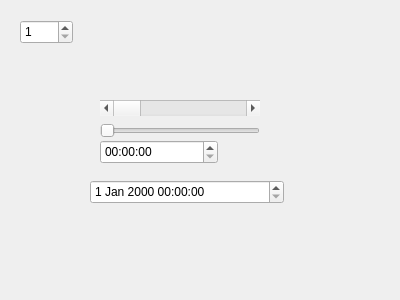
<?xml version="1.0" encoding="UTF-8"?>
<ui version="4.0">
 <class>Dialog</class>
 <widget class="QDialog" name="Dialog">
  <property name="geometry">
   <rect>
    <x>0</x>
    <y>0</y>
    <width>400</width>
    <height>300</height>
   </rect>
  </property>
  <property name="windowTitle">
   <string>Dialog</string>
  </property>
  <widget class="QSpinBox" name="spinBox">
   <property name="geometry">
    <rect>
     <x>20</x>
     <y>20</y>
     <width>53</width>
     <height>24</height>
    </rect>
   </property>
   <property name="toolTip">
    <string>Select the tab you want</string>
   </property>
   <property name="minimum">
    <number>1</number>
   </property>
   <property name="maximum">
    <number>5</number>
   </property>
  </widget>
  <widget class="QStackedWidget" name="stackedWidget">
   <property name="geometry">
    <rect>
     <x>60</x>
     <y>90</y>
     <width>251</width>
     <height>141</height>
    </rect>
   </property>
   <property name="currentIndex">
    <number>1</number>
   </property>
   <widget class="QWidget" name="page">
    <widget class="QRadioButton" name="radioButton">
     <property name="geometry">
      <rect>
       <x>40</x>
       <y>70</y>
       <width>97</width>
       <height>18</height>
      </rect>
     </property>
     <property name="text">
      <string>RadioButton</string>
     </property>
    </widget>
   </widget>
   <widget class="QWidget" name="page_3">
    <widget class="QTimeEdit" name="timeEdit">
     <property name="geometry">
      <rect>
       <x>40</x>
       <y>50</y>
       <width>118</width>
       <height>24</height>
      </rect>
     </property>
    </widget>
    <widget class="QDateTimeEdit" name="dateTimeEdit">
     <property name="geometry">
      <rect>
       <x>30</x>
       <y>90</y>
       <width>194</width>
       <height>24</height>
      </rect>
     </property>
    </widget>
    <widget class="QScrollBar" name="horizontalScrollBar">
     <property name="geometry">
      <rect>
       <x>40</x>
       <y>10</y>
       <width>160</width>
       <height>16</height>
      </rect>
     </property>
     <property name="orientation">
      <enum>Qt::Horizontal</enum>
     </property>
    </widget>
    <widget class="QSlider" name="horizontalSlider">
     <property name="geometry">
      <rect>
       <x>40</x>
       <y>30</y>
       <width>160</width>
       <height>22</height>
      </rect>
     </property>
     <property name="orientation">
      <enum>Qt::Horizontal</enum>
     </property>
    </widget>
   </widget>
   <widget class="QWidget" name="page_2">
    <widget class="QDoubleSpinBox" name="doubleSpinBox">
     <property name="geometry">
      <rect>
       <x>50</x>
       <y>30</y>
       <width>62</width>
       <height>24</height>
      </rect>
     </property>
    </widget>
    <widget class="QSpinBox" name="spinBox_2">
     <property name="geometry">
      <rect>
       <x>150</x>
       <y>30</y>
       <width>53</width>
       <height>24</height>
      </rect>
     </property>
    </widget>
   </widget>
  </widget>
 </widget>
 <resources/>
 <connections/>
</ui>
